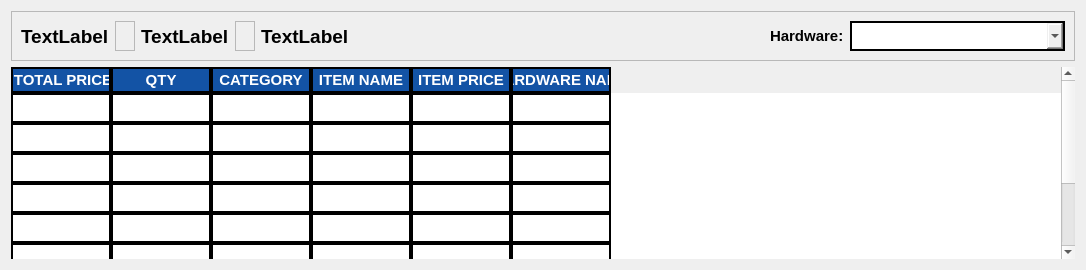
         <widget class="QWidget" name="page_12">
          <layout class="QVBoxLayout" name="verticalLayout_13">
           <item>
            <widget class="QFrame" name="frame_30">
             <property name="frameShape">
              <enum>QFrame::StyledPanel</enum>
             </property>
             <property name="frameShadow">
              <enum>QFrame::Raised</enum>
             </property>
             <layout class="QHBoxLayout" name="horizontalLayout_20">
              <item>
               <widget class="QLabel" name="by_hardware_total">
                <property name="styleSheet">
                 <string notr="true">border-color: #E4E4E4;
font-family: Segoe UI;
font-weight: bold;
color: black;
font-size: 19px;
</string>
                </property>
                <property name="text">
                 <string>TextLabel</string>
                </property>
               </widget>
              </item>
              <item>
               <widget class="QFrame" name="frame_72">
                <property name="minimumSize">
                 <size>
                  <width>20</width>
                  <height>0</height>
                 </size>
                </property>
                <property name="frameShape">
                 <enum>QFrame::StyledPanel</enum>
                </property>
                <property name="frameShadow">
                 <enum>QFrame::Raised</enum>
                </property>
               </widget>
              </item>
              <item>
               <widget class="QLabel" name="by_hardware_count">
                <property name="styleSheet">
                 <string notr="true">border-color: #E4E4E4;
font-family: Segoe UI;
font-weight: bold;
color: black;
font-size: 19px;
</string>
                </property>
                <property name="text">
                 <string>TextLabel</string>
                </property>
               </widget>
              </item>
              <item>
               <widget class="QFrame" name="frame_101">
                <property name="minimumSize">
                 <size>
                  <width>20</width>
                  <height>0</height>
                 </size>
                </property>
                <property name="frameShape">
                 <enum>QFrame::StyledPanel</enum>
                </property>
                <property name="frameShadow">
                 <enum>QFrame::Raised</enum>
                </property>
               </widget>
              </item>
              <item>
               <widget class="QLabel" name="chosen_hardware_contactInfo">
                <property name="styleSheet">
                 <string notr="true">border-color: #E4E4E4;
font-family: Segoe UI;
font-weight: bold;
color: black;
font-size: 19px;
</string>
                </property>
                <property name="text">
                 <string>TextLabel</string>
                </property>
               </widget>
              </item>
              <item>
               <spacer name="horizontalSpacer_28">
                <property name="orientation">
                 <enum>Qt::Horizontal</enum>
                </property>
                <property name="sizeHint" stdset="0">
                 <size>
                  <width>409</width>
                  <height>20</height>
                 </size>
                </property>
               </spacer>
              </item>
              <item>
               <widget class="QFrame" name="frame_31">
                <property name="frameShape">
                 <enum>QFrame::StyledPanel</enum>
                </property>
                <property name="frameShadow">
                 <enum>QFrame::Raised</enum>
                </property>
               </widget>
              </item>
              <item>
               <widget class="QLabel" name="label_25">
                <property name="styleSheet">
                 <string notr="true">border-color: white;
border-style: none;
font-family: Segoe UI;
font-weight: bold;
color: black;
font-size: 15px;
</string>
                </property>
                <property name="text">
                 <string>Hardware:</string>
                </property>
               </widget>
              </item>
              <item>
               <widget class="QComboBox" name="item_data_hardwareBox">
                <property name="minimumSize">
                 <size>
                  <width>215</width>
                  <height>30</height>
                 </size>
                </property>
                <property name="maximumSize">
                 <size>
                  <width>215</width>
                  <height>30</height>
                 </size>
                </property>
                <property name="cursor">
                 <cursorShape>PointingHandCursor</cursorShape>
                </property>
                <property name="styleSheet">
                 <string notr="true">QComboBox{
border-style: solid;
border-width: 2px;
border-color: black;
font-family: Segoe UI;
font-weight: bold;
color: black;
font-size: 12.5px;

}

QComboBox::hover{
background-color: #efefef;
}</string>
                </property>
               </widget>
              </item>
             </layout>
            </widget>
           </item>
           <item>
            <widget class="QTableWidget" name="hardware_data_list_table">
             <property name="minimumSize">
              <size>
               <width>0</width>
               <height>0</height>
              </size>
             </property>
             <property name="maximumSize">
              <size>
               <width>16777215</width>
               <height>16777215</height>
              </size>
             </property>
             <property name="focusPolicy">
              <enum>Qt::NoFocus</enum>
             </property>
             <property name="styleSheet">
              <string notr="true">QTableWidget{
background-color: white;
gridline-color: black;
font-family: Segoe UI;
font-weight: bold;
color: black;
font-size: 15px;

	
}
QTableView::item {
border: 2px solid black;
}
QHeaderView::section{
background-color: #1353A5;
border: 2px solid black;
font: bold 15px Arial, serif;
color: rgb(255, 255, 255);
}
</string>
             </property>
             <property name="frameShape">
              <enum>QFrame::NoFrame</enum>
             </property>
             <property name="frameShadow">
              <enum>QFrame::Sunken</enum>
             </property>
             <property name="horizontalScrollBarPolicy">
              <enum>Qt::ScrollBarAlwaysOff</enum>
             </property>
             <property name="editTriggers">
              <set>QAbstractItemView::NoEditTriggers</set>
             </property>
             <property name="showGrid">
              <bool>false</bool>
             </property>
             <property name="gridStyle">
              <enum>Qt::SolidLine</enum>
             </property>
             <property name="wordWrap">
              <bool>true</bool>
             </property>
             <property name="cornerButtonEnabled">
              <bool>true</bool>
             </property>
             <attribute name="verticalHeaderVisible">
              <bool>false</bool>
             </attribute>
             <attribute name="verticalHeaderCascadingSectionResizes">
              <bool>false</bool>
             </attribute>
             <attribute name="verticalHeaderHighlightSections">
              <bool>true</bool>
             </attribute>
             <attribute name="verticalHeaderShowSortIndicator" stdset="0">
              <bool>false</bool>
             </attribute>
             <attribute name="verticalHeaderStretchLastSection">
              <bool>false</bool>
             </attribute>
             <row>
              <property name="text">
               <string>New Row</string>
              </property>
             </row>
             <row>
              <property name="text">
               <string>New Row</string>
              </property>
             </row>
             <row>
              <property name="text">
               <string>New Row</string>
              </property>
             </row>
             <row>
              <property name="text">
               <string>New Row</string>
              </property>
             </row>
             <row>
              <property name="text">
               <string>New Row</string>
              </property>
             </row>
             <row>
              <property name="text">
               <string>New Row</string>
              </property>
             </row>
             <row>
              <property name="text">
               <string>New Row</string>
              </property>
             </row>
             <row>
              <property name="text">
               <string>New Row</string>
              </property>
             </row>
             <column>
              <property name="text">
               <string>  TOTAL PRICE </string>
              </property>
             </column>
             <column>
              <property name="text">
               <string> QTY </string>
              </property>
             </column>
             <column>
              <property name="text">
               <string>CATEGORY</string>
              </property>
             </column>
             <column>
              <property name="text">
               <string>ITEM NAME</string>
              </property>
             </column>
             <column>
              <property name="text">
               <string> ITEM PRICE </string>
              </property>
             </column>
             <column>
              <property name="text">
               <string>HARDWARE NAME</string>
              </property>
             </column>
            </widget>
           </item>
          </layout>
         </widget>
